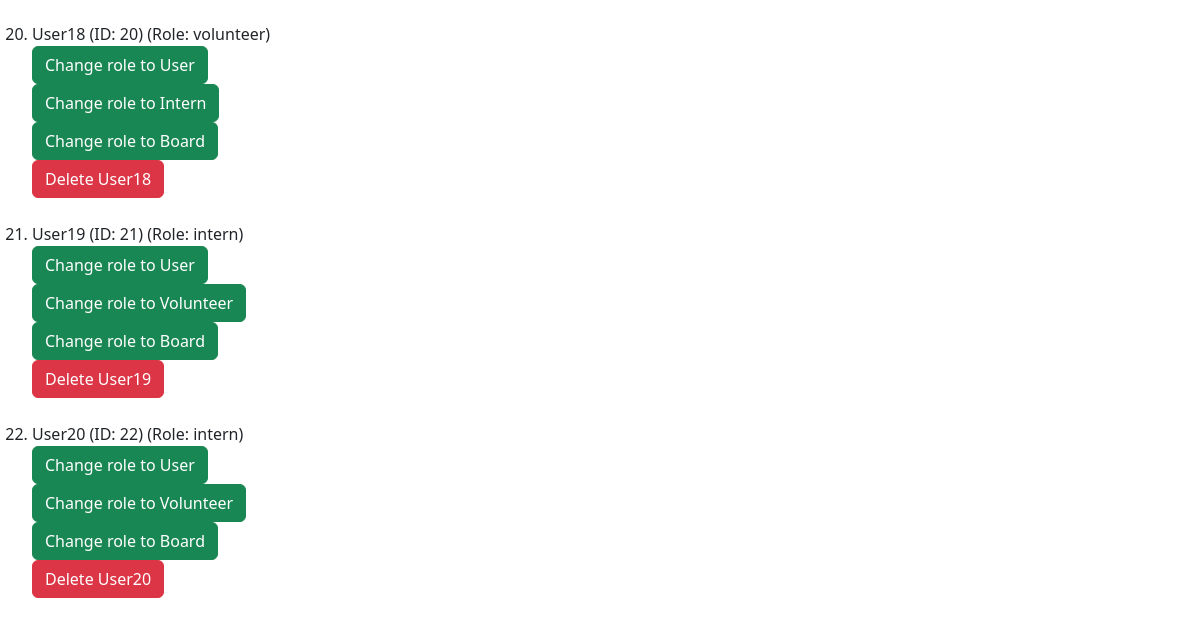
The page /admin/dashboard (signed in, lower part) on the database as committed earlier.
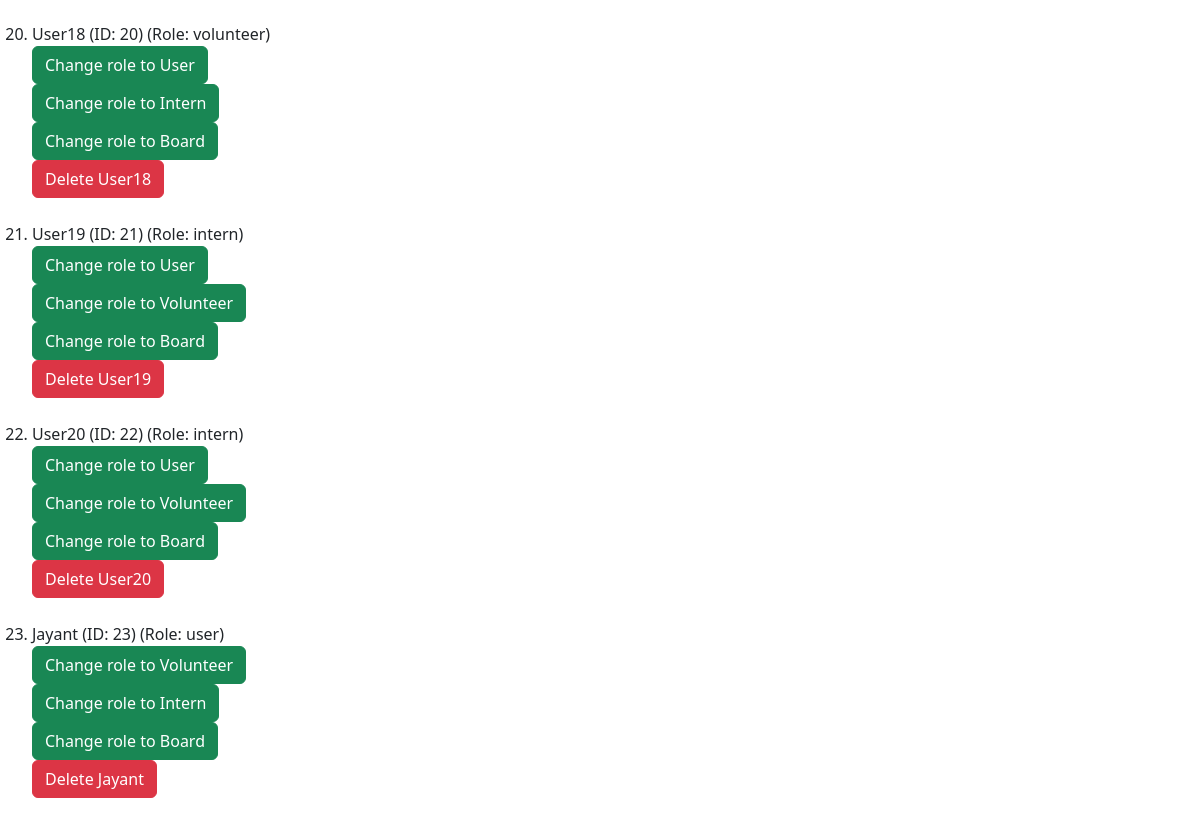
The same page on the database as committed later.
### project/models.py (models this page shows, shortened)
class User(db.Model, UserMixin):
    __tablename__ = 'users'
    id: Mapped[int] = mapped_column(primary_key=True)
    name: Mapped[str] = mapped_column()
    email: Mapped[str] = mapped_column(unique=True)
    password_hash: Mapped[str] = mapped_column(db.String(128))
    role: Mapped[str] = mapped_column(default="user")  # "user", "volunteer", " intern", "board"
    hours: Mapped[List["Hours"]] = relationship("Hours", back_populates="user", cascade="all, delete-orphan")
    documents: Mapped[List["Document"]] = relationship("Document", back_populates="user", cascade="all, delete-orphan")

### app.py (the view)
@app.route("/admin/dashboard")
@login_required
@permission_required('admin')
def admin_dashboard():
    user = User.query.all()  # Get all users
    return render_template("admin_home.html", user = user)

### project/models.py (called while the page is built)
@login_manager.user_loader
def load_user(user_id):
    return User.query.get(user_id)

### project/templates/admin_home.html (shortened to what this page needs)
{% extends "base.html" %}
{% block content %}
  {% if user %}
    <ol>
      {% for user in user %}
      <li>
        {{ user.name }}
        <span class="id">(ID: {{ user.id }})</span>
        <span class="role">(Role: {{ user.role }})</span>
        {% if user.role != "admin" %}
            {% for role_choice in ['user', 'volunteer', 'intern', 'board'] %}
            {% if (user.role != role_choice) %}
                <form action="{{ url_for('upgrade_user') }}" method="post">
                <button type="submit" class="btn btn-success">Change role to {{ role_choice|capitalize }}</button>
                </form>
            {% endif %}
            {% endfor %}
            <form action="{{ url_for('delete_user') }}" method="post">
                <button type="submit" class="btn btn-danger">Delete {{ user.name }}</button>
            </form>
            <br>
        </li>
        {% endif %}
      {% endfor %}
  {% else %}
      <li class="empty">No users added yet.</li>
  {% endif %}
    </ol>
{% endblock %}

Rows that differ between the two databases and show on the page:
added User: name "Jayant", id "23", role "user", role_choice "Volunteer" "Intern" "Board"
